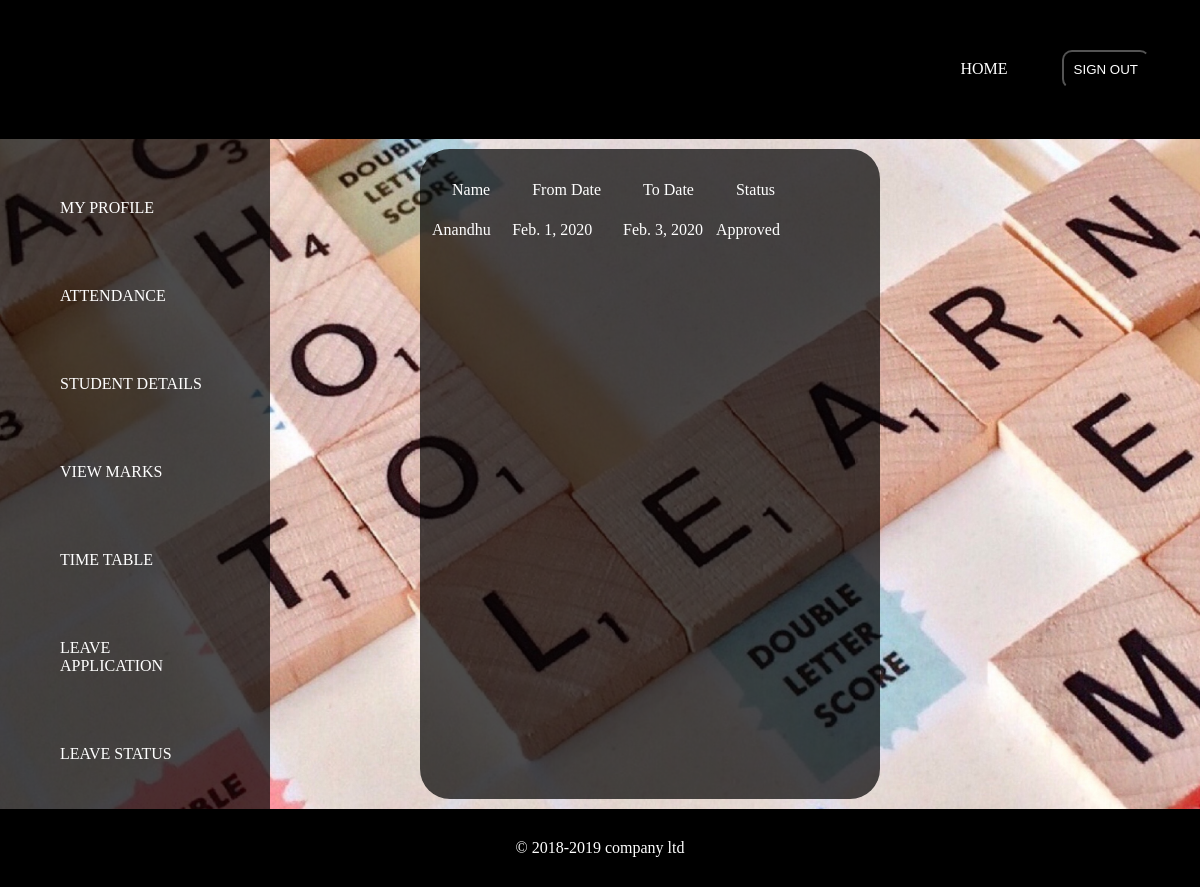
/ffleaves (signed in), run on the app's committed database.
### attapp/models.py (models this page shows)
class facultyleave (models.Model):
    username=models.CharField(max_length=20,null=True,blank=True)
    fromdate=models.DateField()
    todate=models.DateField()
    reason=models.CharField(max_length=40,null=True,blank=True)
    status=models.CharField(max_length=10)

### attapp/views.py (the view)
# urls.py: path('ffleaves',views.approvedstatusfac,name='facultyleavestatus'),
def approvedstatusfac(request):
     queryset=facultyleave.objects.all().filter(username=request.session['usrname'])
     return render(request,'facultyleavestatus.html',{'authors':queryset})

### attapp/templates/facultyleavestatus.html (shortened to what this page needs)
<!doctype html>
<html>
     <head>
			<title>signup</title>{% load static %}
		    {% load static %}
			<link rel="stylesheet" href="{% static 'css/style2.css'%}">
	</head>
<body class="a">
	<div class="abc">
		<ul>
			<li><a href="{%url 'facultyhome'%}">HOME</a></li>
			<li>
				<form name="signup" action="{%url 'signout'%}" method="POST">
					<input type="submit"  class="frm1" value="SIGN OUT" name="signout">
				</form>
				</li>
		</ul>
	</div>
	<div style="display:inline-flex">
          <div class="form">
			  <ul>
					<li><a href="{%url 'facultydetails'%}">MY PROFILE</a></li>
					<li><a href="{%url 'facultyhome'%}">ATTENDANCE</a></li>
					<li><a href="{%url 'facultyhome'%}">STUDENT DETAILS</a>
					   </li>
					<li><a href="{%url 'allstudmarks'%}">VIEW MARKS</a></li>
					<li><a href="{%url 'timetable'%}">TIME TABLE</a></li>
					<li><a href="{%url 'studentleave'%}">LEAVE APPLICATION</a></li>
					<li><a href="{%url 'studentleave'%}">LEAVE STATUS</a></li>
	</div>
	<div class="form5">
		<table>
			<tr>
				<td style="padding:20px">Name</td>
				<td style="padding:20px">From Date</td>
				<td style="padding:20px">To Date</td>
				<td style="padding:20px">Status</td>
			</tr>
			{%if authors%}
			{%for i in authors%}
			<tr>
				<td>{{i.username}}</td>
				<td>{{i.fromdate}}</td>
				<td>{{i.todate}}</td>
				<td>{{i.status}}</td>
			</tr>
		{%endfor %}
		{%endif %}
		</table>
 </div>
</div>
		<div class="ft">
      <footer>
	           <p>&copy 2018-2019 company ltd<p>
	  </footer>
 </div>
</body>
</html>

### attapp/static/css/style2.css (style rules this page uses)
* { margin:0px; padding:0px; }
.a { background-image:url("../img/001.jpg"); background-size:cover; }
.form5 { width:440px; padding:10px; margin:10px; margin-left:150px; background-color:rgba(0,0,0,0.7); border-radius:30px; text-align:justify; color:white; }
.form { width:250px; padding:10px; height:650px; background-color:rgba(0,0,0,0.7); text-align:left; }
.form ul li { padding:20px; margin:30px; list-style: none; border-radius: 20px; }
.abc { text-align:right; padding:20px; background-color: black; }
.abc ul li { display:inline-flex; padding:20px; }
.abc ul li a { color:white; text-decoration: none; }
.form ul li a { text-decoration: none; color:white; }
.frm1 { padding:10px; margin:10px; background-color:rgba(0,0,0,0.5); outline:none; color:white; border-radius:10px; }
.ft { background-color:black; text-align:center; color:white; padding:30px; }

### data on the page
facultyleave: username "Anandhu", fromdate "Feb. 1, 2020", todate "Feb. 3, 2020", status "Approved"
